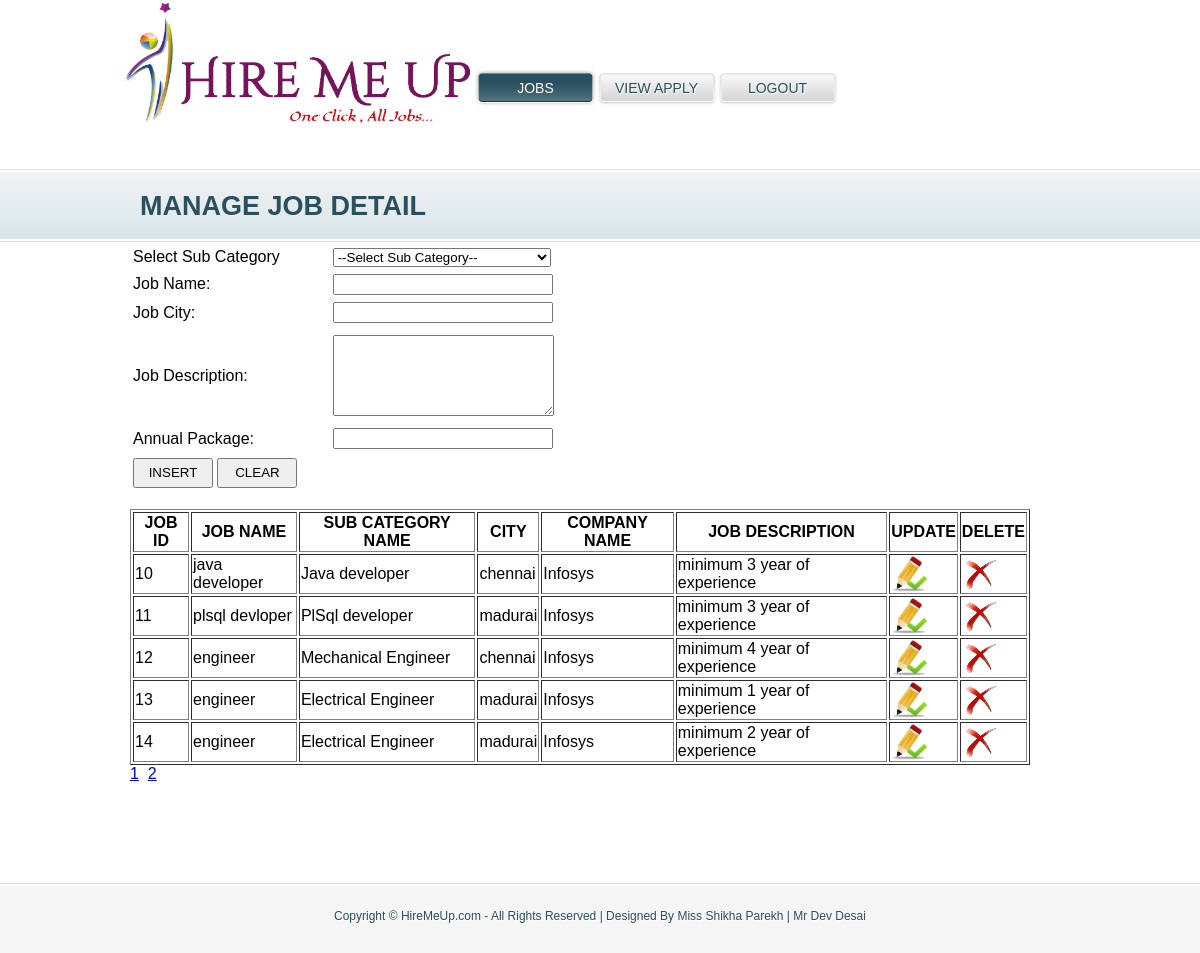
Page /emp_manage_jobs.php (signed in) on the committed database.
### tables this page shows
CREATE TABLE IF NOT EXISTS `job_detail` (
  `job_id` int(11) NOT NULL,
  `job_name` varchar(50) NOT NULL,
  `sub_cat_id` int(11) NOT NULL,
  `city` varchar(50) NOT NULL,
  `company_id` int(11) NOT NULL,
  `job_description` varchar(300) NOT NULL,
  `salary` int(10) NOT NULL,
  PRIMARY KEY (`job_id`)
);

CREATE TABLE IF NOT EXISTS `job_sub_cat` (
  `sub_cat_id` int(11) NOT NULL,
  `cat_id` int(11) NOT NULL,
  `sub_cat` varchar(50) NOT NULL,
  PRIMARY KEY (`sub_cat_id`),
  KEY `cat_id` (`cat_id`)
);

CREATE TABLE IF NOT EXISTS `company_regis` (
  `company_id` int(11) NOT NULL,
  `company_name` varchar(50) NOT NULL,
  `address` varchar(250) NOT NULL,
  `city` varchar(50) NOT NULL,
  `state` varchar(50) NOT NULL,
  `mobile_no` varchar(10) NOT NULL,
  `email_id` varchar(50) NOT NULL,
  `pwd` varchar(10) NOT NULL,
  `regis_date` date NOT NULL,
  PRIMARY KEY (`company_id`)
);

### emp_manage_jobs.php (the view, shortened to what this page needs)
<?php
include("emp_header.php");
$email=$_SESSION['cmpemail'];
$temp=mysql_query("select * from company_regis where email_id='$email'");
$t=mysql_fetch_row($temp);
$compid=$t[0];
?>
<div id="body">
  <div class="blog1">
    <h1>Manage Job Detail</h1>
    <div>
		<form name="form1" method="post" id="form1">
		<table width="500px" height="250px">
			<tr>
				<td>Select Sub Category</td>
				<td><select id="selcat" name="selcat">
				<option value="0">--Select Sub Category--</option>
				</select>
				</td>
			</tr>
			<tr>
				<td>Job Name:</td>
				<td><input type="text" name="txtjname" value="<?php echo $jname; ?>" style="width:220px;"></td>
			</tr>
			<tr>
				<td>Job City:</td>
				<td><input type="text" name="txtcity" value="<?php echo $city; ?>" style="width:220px;"></td>
			</tr>
			<tr>
				<td>Job Description:</td>
				<td><textarea name="txtdesc" rows="5" cols="25"><?php echo $desc1; ?></textarea></td>
			</tr>
			<tr>
				<td>Annual Package:</td>
				<td><input type="text" name="txtpack" value="<?php echo $pack; ?>" style="width:220px;"></td>
			</tr>
			<tr>
				<td colspan="2">
				<?php
				if(!isset($_REQUEST['upid']))
				{
				?>
					<input type="submit" name="btninsert" value="INSERT" style="width:80px; height:30px" onclick="return validation()" />
				<?php
				}else{
				?>
				<input type="submit" name="btnupdate" value="UPDATE" style="width:80px; height:30px" />
				<?php
				}
				?>
				<input type="submit" name="btnclear" value="CLEAR" style="width:80px; height:30px" /></td>
			</tr>
		</table>
		</form>
		 <?php
	$qur=mysql_query("select * from job_detail where company_id='$compid'");
	$pgsize=5;
	$total=mysql_num_rows($qur);
	$tot_page=ceil($total/$pgsize);
	$cpgno=1;
	$stops=($cpgno-1) * $pgsize;
	$qur1=mysql_query("select * from job_detail where company_id='$compid' limit $stops,$pgsize");
	echo "<table border='1' width='900px'>
	<thead>
		<tr>
			<th>JOB ID</th>
			<th>JOB NAME</th>
			<th>SUB CATEGORY NAME</th>
			<th>CITY</th>
			<th>COMPANY NAME</th>
			<th>JOB DESCRIPTION</th>
			<th>UPDATE</th>
			<th>DELETE</th>
		</tr>
	</thead>";
	while($q=mysql_fetch_row($qur1))
	{
		echo "<tr>";
		echo "<td>$q[0]</td>";
		echo "<td>$q[1]</td>";
		$temp2=mysql_query("select sub_cat from job_sub_cat where sub_cat_id='$q[2]'");
		$t2=mysql_fetch_row($temp2);
		echo "<td>$t2[0]</td>";
		echo "<td>$q[3]</td>";
		$temp3=mysql_query("select company_name from company_regis where company_id='$q[4]'");
		$t3=mysql_fetch_row($temp3);
		echo "<td>$t3[0]</td>";
		echo "<td>$q[5]</td>";
		echo "<td><a href='emp_manage_jobs.php?upid=$q[0]'><img src='images/edit.ico' width='36px' height='36px'></a></td>";
		echo "<td><a href='emp_manage_jobs.php?did=$q[0]'><img src='images/delete.png'></a></td>";
		echo "</tr>";
	}
	echo "</table>";
	for($i=1;$i<=$tot_page;$i++)
	{
		echo "<a href=emp_manage_jobs.php?pno=$i>$i</a>&nbsp;&nbsp;";
	}
   ?>
    </div>
    <ul>
    <br/>
    </ul>
  </div>
</div>
<?php
include("footer.php");
?>

### style.css (style rules this page uses)
body { font-family:Arial, Helvetica, sans-serif; margin:0; padding:0; }
#body { background:url(images/bg-content.gif) repeat-x top left; margin:0; padding:0; min-width:960px; }
#body .contact, #body .about, #body .services, #body .blog, #body .blog1 { margin:0 auto; padding:25px 10px 50px 10px; width:940px; }
#body h1 { color:#2a4f5e; font-size:27px; font-weight:bold; height:74px; line-height:74px; margin:0; padding:0; text-indent:10px; text-transform:uppercase; }
#body .blog1 { overflow:hidden; }

### rows in the picture
job_detail: job_id "10", job_name "java developer", sub_cat.sub_cat "Java developer", city "chennai", company.company_name "Infosys", job_description "minimum 3 year of experience"
job_detail: job_id "11", job_name "plsql devloper", sub_cat.sub_cat "PlSql developer", city "madurai", company.company_name "Infosys", job_description "minimum 3 year of experience"
job_detail: job_id "12", job_name "engineer", sub_cat.sub_cat "Mechanical Engineer", city "chennai", company.company_name "Infosys", job_description "minimum 4 year of experience"
job_detail: job_id "13", job_name "engineer", sub_cat.sub_cat "Electrical Engineer", city "madurai", company.company_name "Infosys", job_description "minimum 1 year of experience"
job_detail: job_id "14", job_name "engineer", sub_cat.sub_cat "Electrical Engineer", city "madurai", company.company_name "Infosys", job_description "minimum 2 year of experience"
